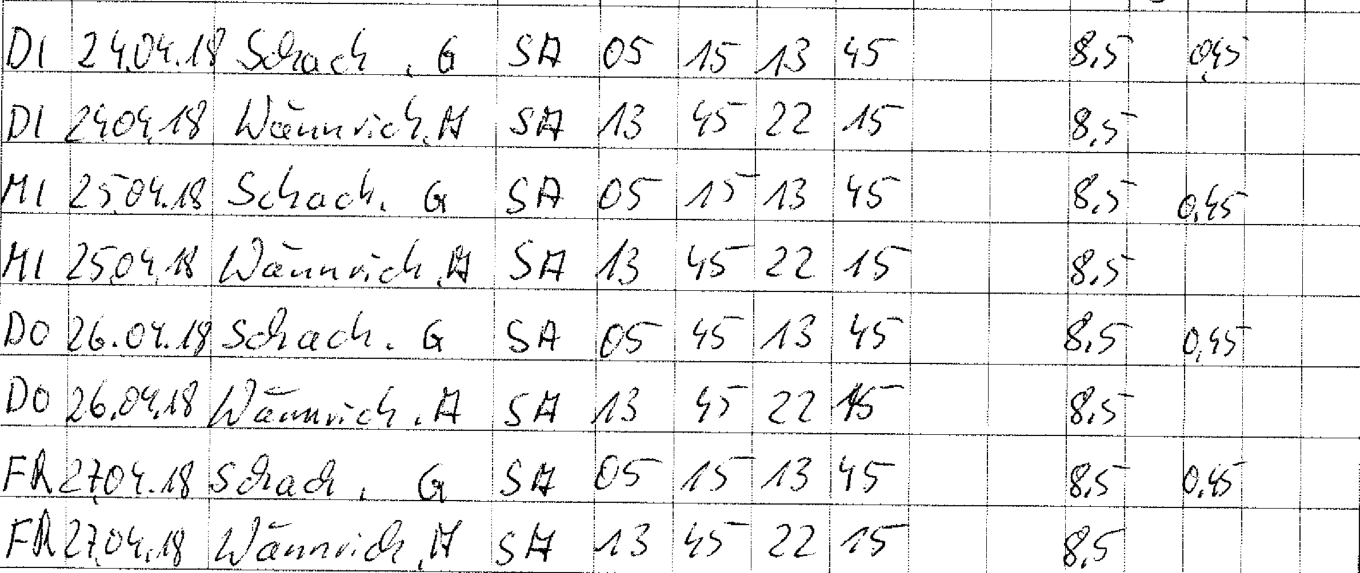
#> input picture data/p2.tif, 9516 x 4008 px (shown at 1/7 size); its folder holds only this picture in this run
$ python -i preprocessing.py   (imports and definitions only)   (older library calls are emulated)
#> lines starting #> are read from the running program, lines starting #| are printed output that depends on the picture; after the words box and inside, x2 and y2 are one past the last pixel; in counts of white or black regions, pixels touching at a corner belong together
#> further down, picture is the input picture: shape (4008, 9516); min 0, max 255, mean 238.8
'''
    Author: Eraser
'''

# Standard library imports
import pathlib
import math
import glob

# Third-part imports
import cv2
import numpy as np
from wand.image import Image


class Preprocessing():
    """
        This class converts the pdf into tiff, crop the required
        region, segments them and save the digits
    """

    # [11 lines left out: function clear_images, not called in this run]

    @classmethod
    def text_detection(cls, image):
        """
            Find the largest text area on the scanned document
        """
        rgb = cv2.pyrDown(image)
        kernel = cv2.getStructuringElement(cv2.MORPH_ELLIPSE, (25, 25))
        grad = cv2.morphologyEx(rgb, cv2.MORPH_GRADIENT, kernel)
        _, bw = cv2.threshold(
            grad, 0, 255, cv2.THRESH_BINARY | cv2.THRESH_OTSU)
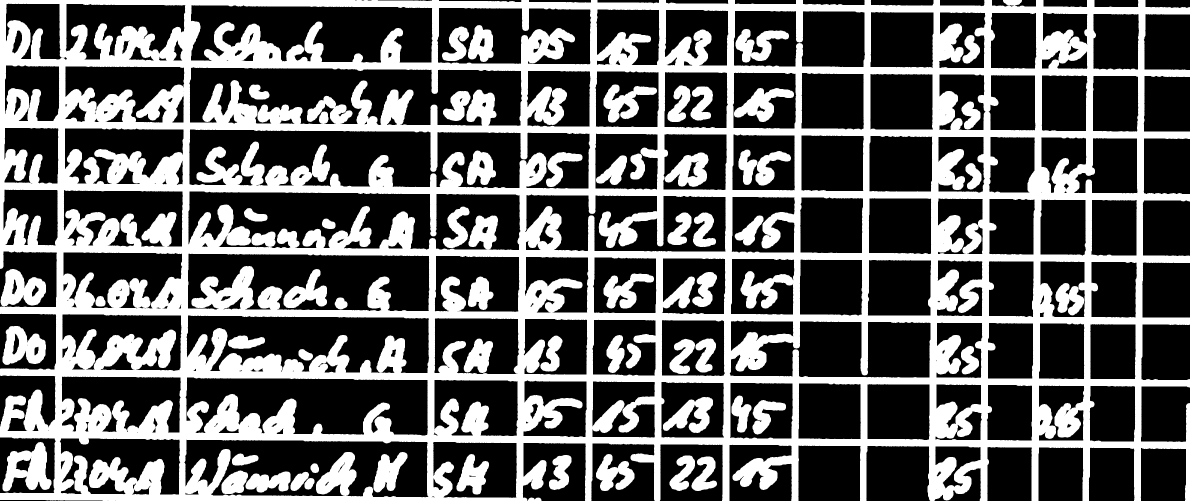
#> bw: shape (2004, 4758) (shown at 1/4 size); 37.4% white; 60 white regions, largest, box (x1, y1, x2, y2) and area: (0, 0, 4758, 2004) 3093653, (10, 1768, 206, 1966) 21688, (10, 1304, 184, 1460) 17452

        kernel = cv2.getStructuringElement(cv2.MORPH_RECT, (9, 1))
        connected = cv2.morphologyEx(bw, cv2.MORPH_CLOSE, kernel)
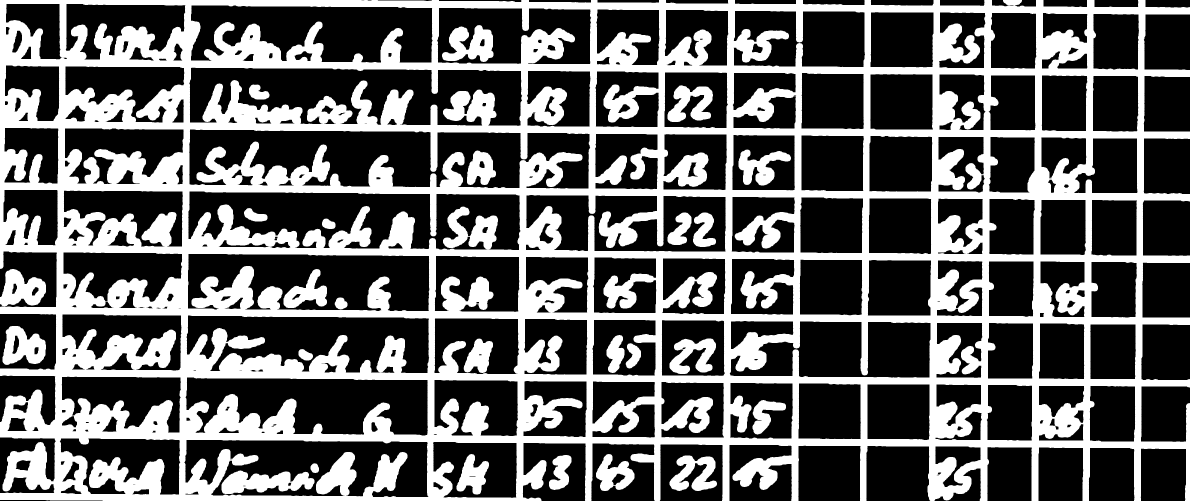
#> connected: shape (2004, 4758) (shown at 1/4 size); 37.8% white; 26 white regions
        # using RETR_EXTERNAL instead of RETR_CCOMP
        _, contours, _ = cv2.findContours(
            connected.copy(), cv2.RETR_EXTERNAL, cv2.CHAIN_APPROX_NONE)
#> contours = 6 contours; box (x1, y1, x2, y2) and area: (0, 0, 4758, 2004) 8582704, (10, 1304, 184, 1460) 18914, (0, 1076, 184, 1226) 18188, (2678, 1822, 2868, 1964) 15274, (2384, 1816, 2538, 1964) 13685, (2196, 1820, 2286, 1960) 7672

        # Find the largest contour by finding the maximum area of the contour
        largest = max(contours, key=cv2.contourArea)
#> largest = contour of 25589 points, box (x1, y1, x2, y2) (0, 0, 4758, 2004), area 8582704
        x, y, w, h = cv2.boundingRect(largest)
#> x = 0; y = 0; w = 4758; h = 2004
        cv2.rectangle(rgb, (x, y), (x+w, y+h), (255, 255, 255), 2)
#> rgb: shape (2004, 4758); min 0, max 255, mean 238.8
        rect = rgb[y:y+h, x:x+w]

        return rect

    @classmethod
    def deskew_images(cls, image):
        """
            Rotating the skew images
        """
        binary = cv2.bitwise_not(image)
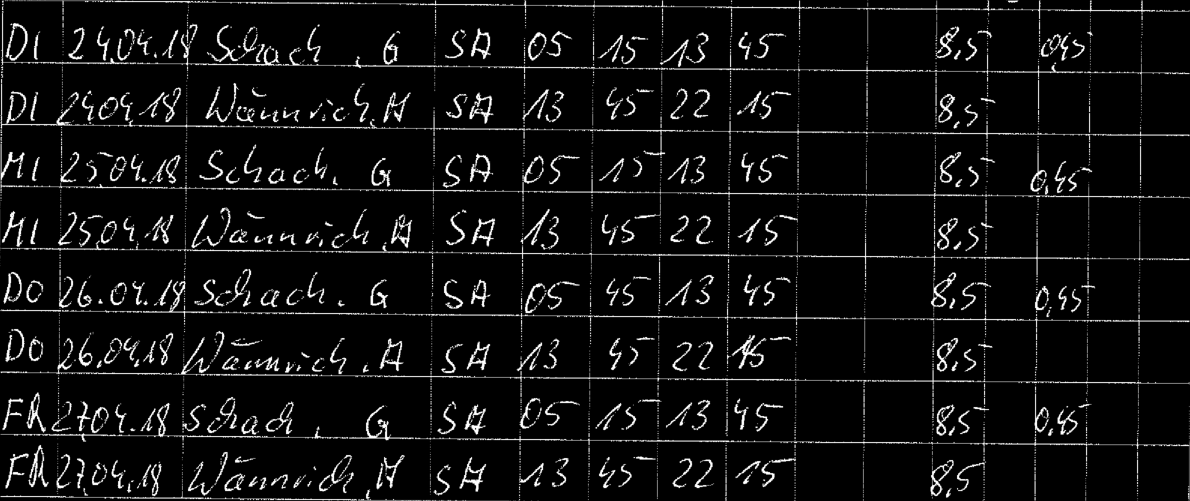
#> binary: shape (2004, 4758) (shown at 1/4 size); min 0, max 255, mean 16.2

        # threshold the image, setting all foreground pixels to
        # 255 and all background pixels to 0
        thresh = cv2.threshold(binary, 0, 255,
                               cv2.THRESH_BINARY | cv2.THRESH_OTSU)[1]
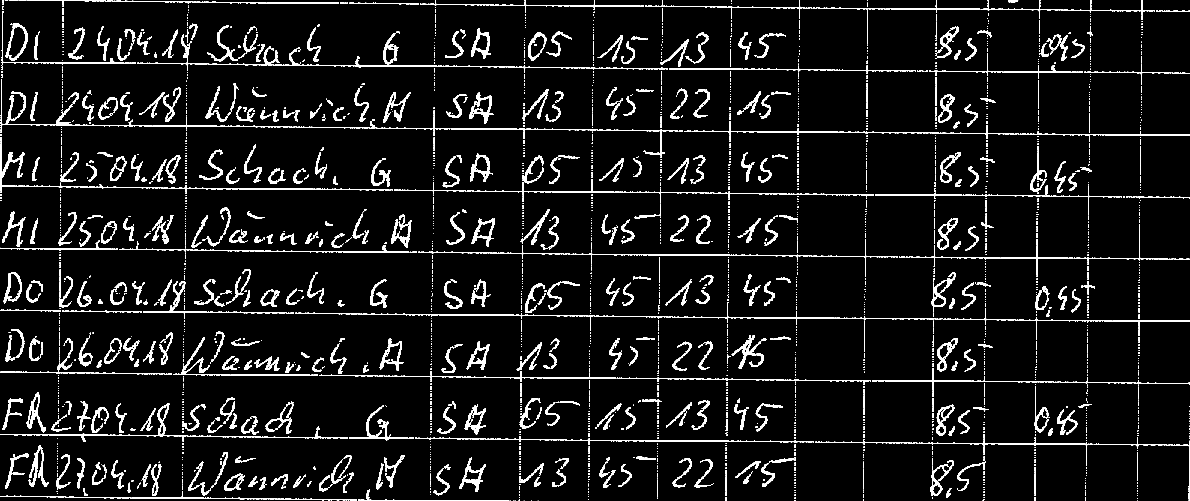
#> thresh: shape (2004, 4758) (shown at 1/4 size); 6.4% white; 2897 white regions (1330 under 20 px), largest, box (x1, y1, x2, y2) and area: (2, 364, 608, 514) 5875, (2282, 970, 3592, 1058) 5414, (2766, 484, 4046, 556) 5270

        # grab the (x, y) coordinates of all pixel values that
        # are greater than zero, then use these coordinates to
        # compute a rotated bounding box that contains all
        # coordinates
        coords = np.column_stack(np.where(thresh > 0))
#> coords = 609772 pairs, first value 2 to 2002, second value 2 to 4756
        angle = cv2.minAreaRect(coords)[-1]
#> angle = -90

        # the `cv2.minAreaRect` function returns values in the
        # range [-90, 0); as the rectangle rotates clockwise the
        # returned angle trends to 0 -- in this special case we
        # need to add 90 degrees to the angle
        if angle < -45:
            angle = -(90 + angle)
#> angle = 0

        # otherwise, just take the inverse of the angle to make
        # it positive
        else:
            angle = -angle

        # rotate the image to deskew it
        (h, w) = image.shape[:2]
#> h = 2004; w = 4758
        center = (w // 2, h // 2)
#> center = (2379, 1002)
        M = cv2.getRotationMatrix2D(center, angle, 1.0)
#> M = [[1, 0, 0], [0, 1, 0]]
        rotated = cv2.warpAffine(image, M, (w, h),
                                 flags=cv2.INTER_CUBIC, borderMode=cv2.BORDER_REPLICATE)

        # draw the correction angle on the image so we can validate it
        cv2.putText(rotated, "Angle: {:.2f} degrees".format(angle),
                    (10, 30), cv2.FONT_HERSHEY_SIMPLEX, 0.7, (0, 0, 255), 2)
#> rotated: shape (2004, 4758); min 0, max 255, mean 238.8

        return rotated

    # [26 lines left out: function sort_contours, not called in this run]

    @classmethod
    def delete_borders(cls, region):
        """
            Delete the table borders by using vertical and horizontal morpholohical operations
        """
        # Thresholding the image
        (_, img_bin) = cv2.threshold(region, 128, 255,
                                     cv2.THRESH_BINARY | cv2.THRESH_OTSU)
#> img_bin: shape (495, 420); 91.7% white; 69 black regions (37 under 20 px), largest, box (x1, y1, x2, y2) and area: (122, 50, 194, 188) 2065, (292, 46, 380, 188) 2019, (268, 298, 362, 418) 1930
        # Invert the image
        img_bin = 255-img_bin

        # Defining a kernel length
        kernel_length = np.array(region).shape[1]//40
#> kernel_length = 10

        # A verticle kernel of (1 X kernel_length),
        # which will detect all the verticle lines from the image.
        verti_kernel = cv2.getStructuringElement(
            cv2.MORPH_RECT, (1, kernel_length))
#> verti_kernel = [1, 1, 1, 1, 1, 1, 1, 1, 1, 1]

        # A horizontal kernel of (kernel_length X 1),
        # which will help to detect all the horizontal line from the image.
        hori_kernel = cv2.getStructuringElement(
            cv2.MORPH_RECT, (kernel_length, 1))

        # Morphological operation to detect verticle lines from an image
        img_temp1 = cv2.erode(img_bin, verti_kernel, iterations=3)
#> img_temp1: shape (495, 420); 0.23% white; 21 white regions (12 under 20 px), largest, box (x1, y1, x2, y2) and area: (406, 47, 414, 71) 130, (406, 89, 410, 104) 48, (158, 141, 162, 155) 47
        verticle_lines = cv2.dilate(img_temp1, verti_kernel, iterations=3)
#> verticle_lines: shape (495, 420); 1.1% white; 18 white regions, largest, box (x1, y1, x2, y2) and area: (406, 35, 414, 119) 502, (15, 367, 26, 425) 352, (104, 372, 111, 431) 226

        # Morphological operation to detect horizontal lines from an image
        img_temp2 = cv2.erode(img_bin, hori_kernel, iterations=3)
#> img_temp2: shape (495, 420); 1.1% white; 11 white regions (2 under 20 px), largest, box (x1, y1, x2, y2) and area: (95, 202, 308, 206) 851, (160, 452, 391, 454) 442, (0, 448, 110, 452) 440
        horizontal_lines = cv2.dilate(img_temp2, hori_kernel, iterations=3)
#> horizontal_lines: shape (495, 420); 1.4% white; 8 white regions, largest, box (x1, y1, x2, y2) and area: (83, 202, 334, 207) 987, (148, 452, 420, 458) 565, (0, 448, 125, 452) 500

        mask = verticle_lines + horizontal_lines
        mask = cv2.bitwise_not(mask)
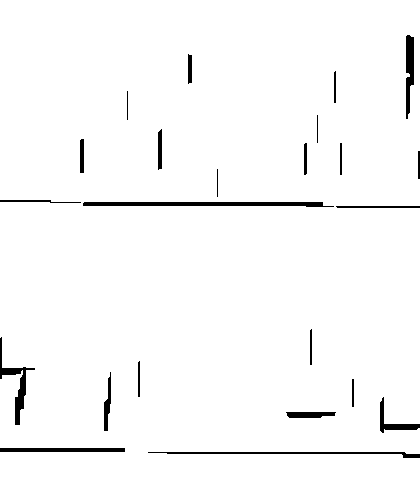
#> mask: shape (495, 420); min 0, max 255, mean 248.6
        img_bin = cv2.bitwise_and(img_bin, img_bin, mask=mask)
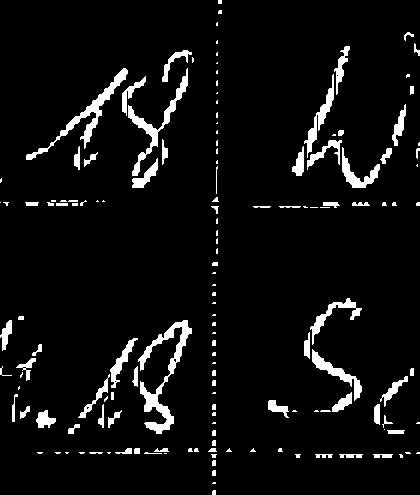
#> img_bin: shape (495, 420); 5.9% white; 153 white regions (78 under 20 px), largest, box (x1, y1, x2, y2) and area: (138, 320, 192, 434) 1517, (26, 68, 128, 160) 1072, (128, 68, 188, 176) 919
        img_bin = cv2.bitwise_not(img_bin)

        return img_bin

    def crop(self, image):
        '''
            Crops the full image into 8 regions of interests by using fixed coordinates
        '''
        y1 = 0
        x1 = 0
        x2 = 420
        h = 0

        if image.shape > (500, 500):
            main_region = self.text_detection(image=image)
            main_region = self.deskew_images(image=main_region)
            main_region = main_region[300:795, 530:950]
            main_region = self.delete_borders(region=main_region)
            cv2.imwrite('./data/roi/main_region.png', main_region)

            for i in range(1, 9):
                roi = main_region[y1 + h:65 + h, x1:x2]
                h += 65
                cv2.imwrite("./data/roi/roi_{}.png".format(i), roi)
#> this loop made 8 passes
#> pass 3, in crop, `roi = main_region[y1 + h:65 + h, x1:x2]`:
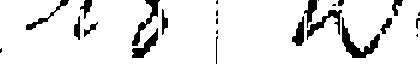
#> roi: shape (65, 420); 90.2% white; 25 black regions (9 under 20 px), largest, box (x1, y1, x2, y2) and area: (342, 17, 380, 58) 493, (132, 0, 160, 46) 315, (307, 10, 342, 40) 294
#> after the loop, h = 520
        else:
            raise ValueError(
                'The image size is too small, please selet a valid image.')

    # [97 lines left out: functions resize_images, label_contour, segment, not called in this run]


# [7 lines of commented-out code are left out]

>>> import cv2
>>> picture = cv2.imread('../data/p2.tif', cv2.IMREAD_GRAYSCALE)
>>> result = Preprocessing().crop(picture)
